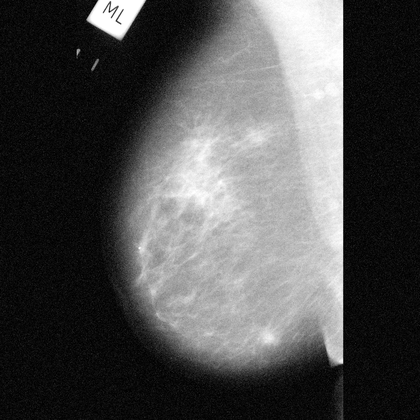
%> input picture matlab EI PROGETTO/im_test2/mdb206_001_2.png, 420 x 420 px, shrunk from 1024 x 1024 before the run
$ octave 'paziente 19 (005_1).m'   (GNU Octave 9; MATLAB toolbox functions it lacks are replaced by stand-ins)
%> lines starting %> are read from the running program, lines starting %| are printed output that depends on the picture
%% region growing TRAINING
clear all; close all; clc;
[im_train2,dir_f]=uigetfile(pwd,'Select an image','*.*');
%> the answer given: ../../matlab EI PROGETTO/im_test2/mdb206_001_2.png
A=im2double(imread([dir_f,im_train2]));
%> A: size 420x420 double; min 0, max 1, mean 0.312
if length(size(A))>2
    A=rgb2gray(A);
end
figure();
set(gcf,'WindowStyle','dock');
imshow(A);

[gt_train2,dir_f]=uigetfile(pwd,'Select an image','*.*');
%> the answer given: ../../matlab EI PROGETTO/im_test2/mdb206_003_1.png

figure();
histogram(A(:),256);
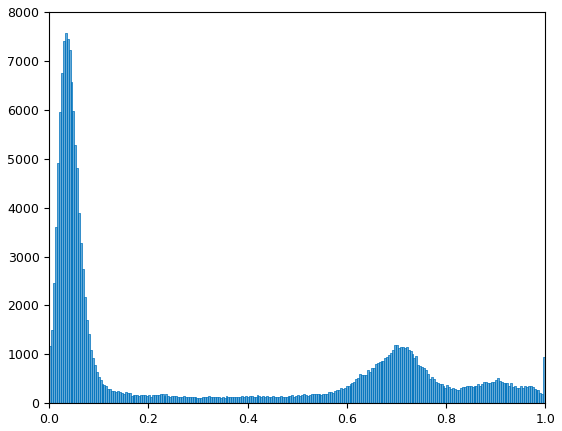
%> figure redrawn from the program's plot data; tallest bar 7562 high, from x = 0.0312 to 0.0352
figure();
imhist(A);
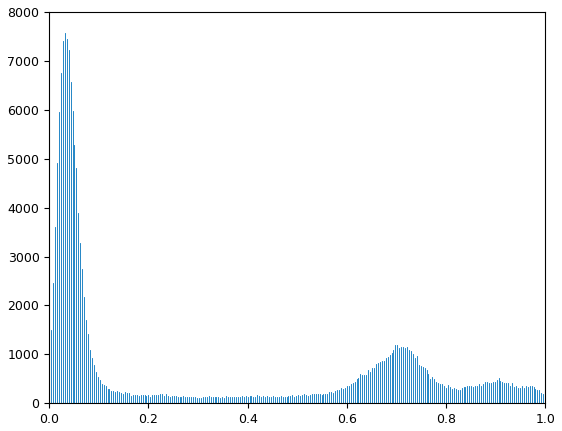
%> figure redrawn from the program's plot data; highest point at x = 0.0314, y = 7562

%% aumento contrasto

A_cont=imadjust(A,[0.85 0.89],[0 1], 4);
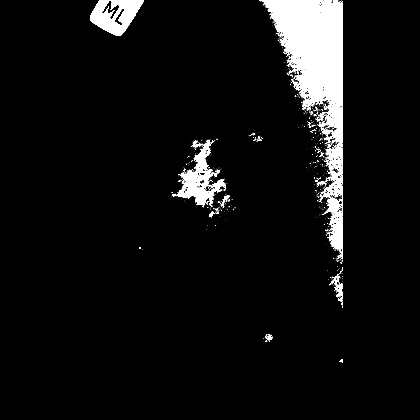
%> A_cont: size 420x420 double; min 0, max 1, mean 0.0661
figure();
imshow(A_cont);

%% region growing
GT=im2double(imread(fullfile(dir_f,gt_train2)));
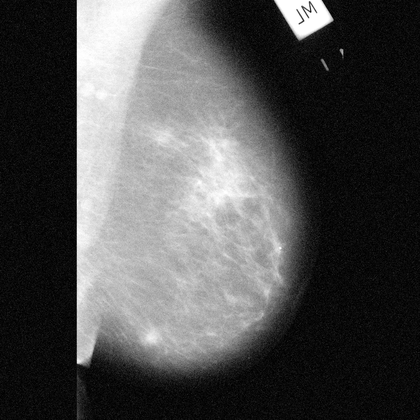
%> input picture matlab EI PROGETTO/im_test2/mdb206_003_1.png, 420 x 420 px, shrunk from 1024 x 1024 before the run
%> GT: size 420x420 double; min 0, max 1, mean 0.312; mean of the top-left, top-right, bottom-left and bottom-right quarters 0.503, 0.204, 0.351, 0.189
%> (the run ends here)
